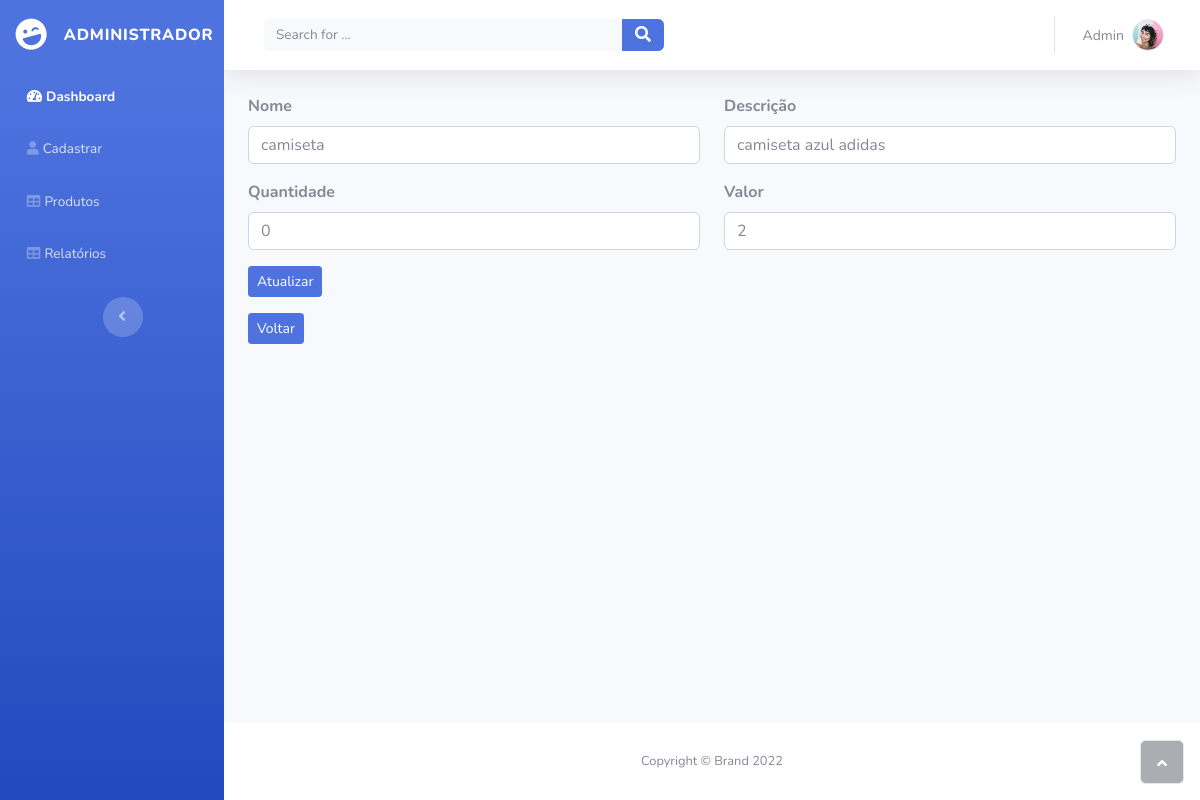
The page /admin/editaprod.php?idprodutos=15 (signed in) on the database as committed earlier.
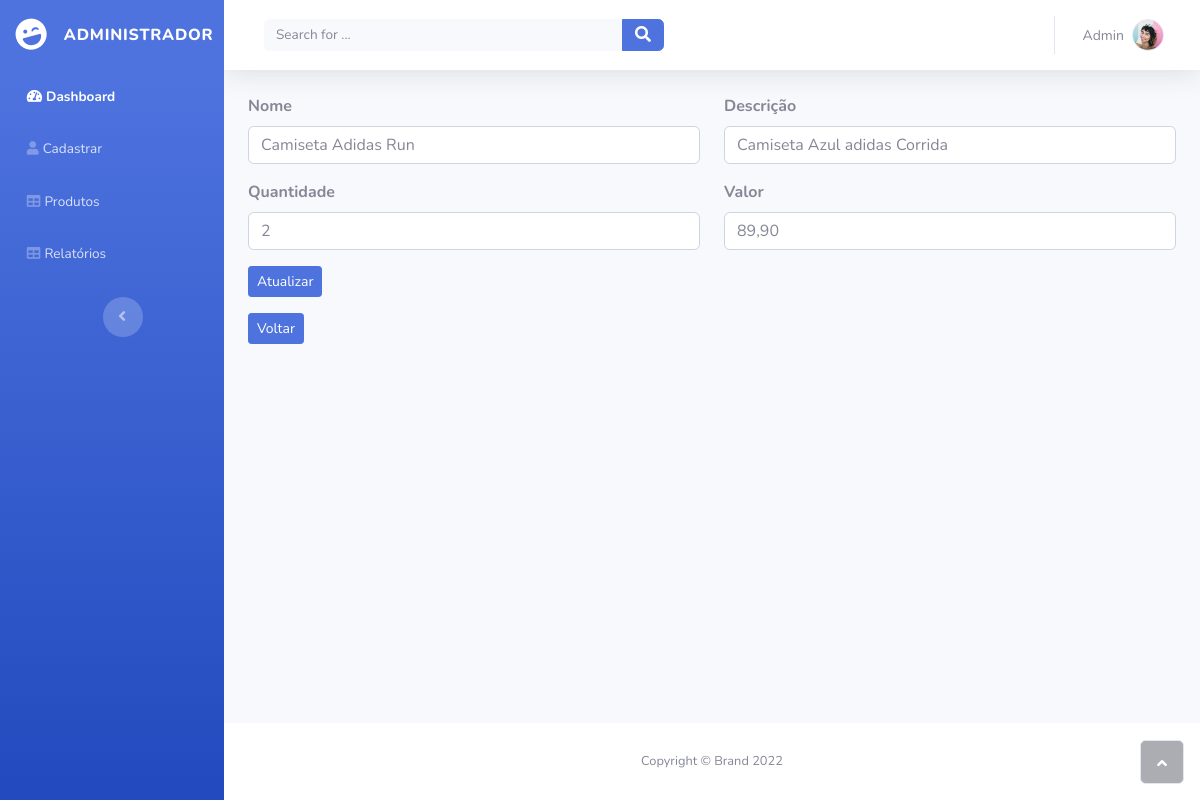
The same page on the database as committed later.
### tables this page shows
CREATE TABLE `tb_produtos` (
  `idprodutos` int(11) NOT NULL,
  `nome` varchar(100) DEFAULT NULL,
  `descricao` varchar(100) DEFAULT NULL,
  `quantidade` int(11) DEFAULT NULL,
  `valor` varchar(45) DEFAULT NULL
);

### admin/editaprod.php (the view, shortened to what the changed rows need)
<!DOCTYPE html>
<html>
<head>
    <link rel="stylesheet" href="assets/bootstrap/css/bootstrap.min.css">
    <link rel="stylesheet" href="assets/fonts/fontawesome-all.min.css">
    <link rel="stylesheet" href="assets/fonts/font-awesome.min.css">
    <link rel="stylesheet" href="assets/fonts/fontawesome5-overrides.min.css">
</head>
<body id="page-top">
    <div id="wrapper">
        <div class="d-flex flex-column" id="content-wrapper">
            <div id="content">
                <div class="container-fluid">
                <?php
    include 'conecta.php';
    $id = $_GET['idprodutos'];
    $sql = "SELECT * FROM tb_produtos WHERE idprodutos=$id";
    $query = $conn->query($sql);
    while ($dados = $query->fetch_assoc()) {
        $id = $dados['idprodutos'];
        $nome = $dados['nome'];
        $descricao = $dados['descricao'];
        $quantidade = $dados['quantidade'];
        $valor = $dados['valor'];
    }
    ?>
    <form action="editarprod.php?idprodutos=<?php echo $id; ?>" method="POST" enctype="multipart/form-data">
        <div class="row">
            <div class="col">
                <div class="mb-3"><label class="form-label" for="descricao"><strong>Nome</strong></label>
                    <input class="form-control" type="text" placeholder="Descrição do produto" name="nome" value="<?php echo $nome; ?>">
                </div>
            </div>
            <div class="col">
                <div class="mb-3"><label class="form-label" for="quantidade"><strong>Descrição</strong></label>
                    <input class="form-control" type="text" placeholder="Quantidade do produto" name="descricao" value="<?php echo $descricao; ?>">
                </div>
            </div>
        </div>
        <div class="row">
            <div class="col">
                <div class="mb-3"><label class="form-label" for="valor"><strong>Quantidade</strong></label>
                    <input class="form-control" type="text" placeholder="Valor" name="quantidade" value="<?php echo $quantidade; ?>">
                </div>
            </div>
            <div class="col">
                <div class="mb-3"><label class="form-label" for="produto"><strong>Valor</strong></label>
                    <input class="form-control" type="text" placeholder="Produto" name="valor" value="<?php echo $valor; ?>">
                </div>
            </div>
        </div>
    </form>
                </div>
            </div>
        </div><a class="border rounded d-inline scroll-to-top" href="#page-top"><i class="fas fa-angle-up"></i></a>
    </div>
</body>
</html>

Rows that differ between the two databases and show on the page:
changed tb_produtos: nome "camiseta" → "Camiseta Adidas Run"; descricao "camiseta azul adidas" → "Camiseta Azul adidas Corrida"; quantidade "0" → "2"; valor "2" → "89,90"
